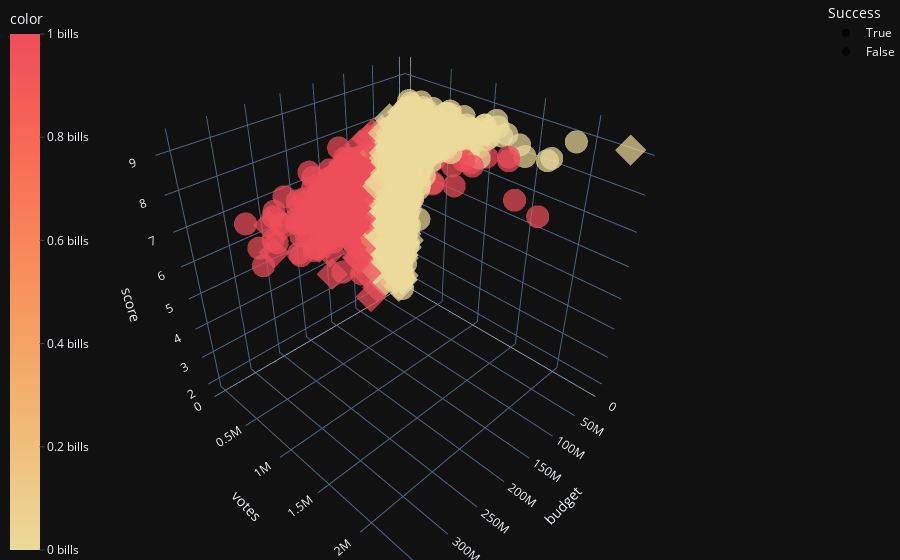
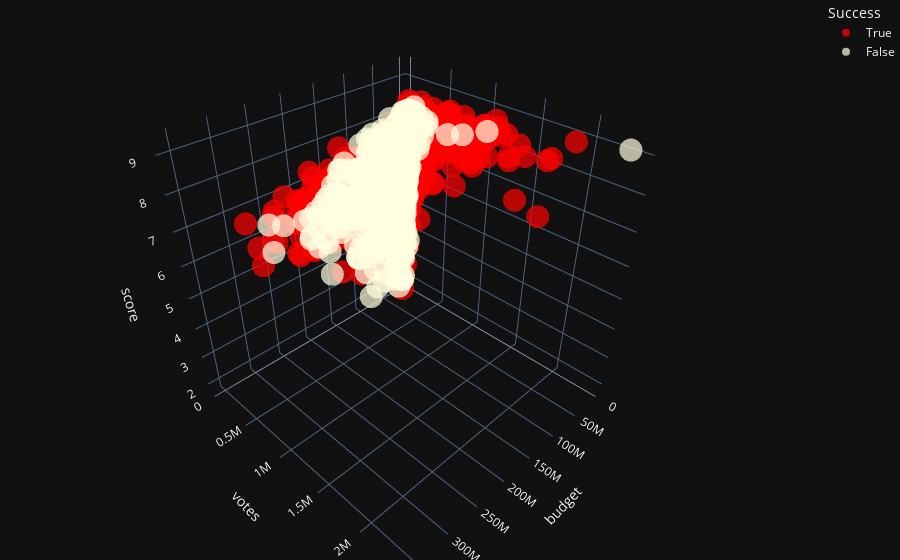

These figures' notebook cell, in order:
### Markdown cell above
As seen from above, after using the Elbow method, it can be seen that the best number of cluster is 3 as that is the turning points. Silhouette coefficient values indicates whether the samples are closer to their clusters than they are to other clusters. The silhouette value ranges between -1 and 1. The silhouette value calculated is at 0.0.559, which is rather high and hence, the clusters are generally well separated. 

However, for our specific problem, we have already identified 2 main clusters - Success and Failure. Hence, due to the fact that we have ground truth values, it will be better if we used them as the clusters instead, and use Adjusted Rand Index as the indicator.

### Code cell
#Using Success and Failure as the clusters
sb.set_style ("darkgrid")

kmeans = KMeans(n_clusters=2, init="k-means++", n_init= 50, max_iter=500, random_state=42)
kmeans.fit(kMeansVar)

f = px.scatter_3d(kMeansVar, 
                  x="budget",
                  y="votes",
                  z="score",
                  symbol="Success",
                  color=kmeans.labels_,
                  color_continuous_scale="oryel",
                  opacity=0.7,
                  title="K-Means",
                  template="plotly_dark")
f.update_layout(margin=dict(l=0, r=0, b=0, t=0), coloraxis_colorbar=dict(yanchor="top", y=1, x=0, ticks="outside", ticksuffix=" bills"))
f.show()

f = px.scatter_3d(kMeansVar, 
                  x="budget",
                  y="votes",
                  z="score",
                  color="Success",
                  color_discrete_sequence=["#FF0000", "#FFFFE0"],
                  opacity=0.7,
                  title="Ground Truth Values",
                  template="plotly_dark")
f.update_layout(margin=dict(l=0, r=0, b=0, t=0))
f.show()

print("Adjusted Rand Index: {}".format(adjusted_rand_score(kMeansVar["Success"], kmeans.labels_)))

"""
#3D Subplots
f = make_subplots(rows=1, cols=2, specs=[[{'type': 'scene'}, {'type': 'scene'}]])
f.add_trace(go.Scatter3d(x=kMeansVar["budget"], 
                         y=kMeansVar["votes"], 
                         z=kMeansVar["score"], 
                         mode="markers",
                         marker=dict(size=12, color=kmeans.labels_, opacity=0.7)
                         ), 
            row=1, col=1)
f.add_trace(go.Scatter3d(x=kMeansVar["budget"], 
                         y=kMeansVar["votes"], 
                         z=kMeansVar["score"], 
                         mode="markers",
                         marker=dict(size=12, color=kMeansVar["Success"], opacity=0.7)
                         ), 
            row=1, col=2)
f.show()

#3D Plots
f = plt.figure(figsize = (24, 18))
axes = f.add_subplot(121, projection = "3d")
axes.scatter(kMeansVar["budget"], kMeansVar["votes"], kMeansVar["score"], c=["r" if i==1 else "b" for i in kmeans.labels_])
axes.set_title("K-Means")
axes.set_xlabel("budget")
axes.set_ylabel("votes")
axes.set_zlabel("score")

axes = f.add_subplot(122, projection = "3d")
axes.scatter(kMeansVar["budget"], kMeansVar["votes"], kMeansVar["score"], c=["r" if i==1 else "b" for i in kMeansVar["Success"]])
axes.set_title("Ground Truth Values")
axes.set_xlabel("budget")
axes.set_ylabel("votes")
axes.set_zlabel("score")

#2D Plots
kMeansVar = kMeansVar.assign(predicted_cluster=kmeans.labels_)
f, axes = plt.subplots(1, 3, figsize=(16, 12))
#plt.axis([0, 200000000, 0, 500000000])
sb.scatterplot(x="budget", y="gross", data=kMeansVar, s=50, hue="predicted_cluster", style="Success", ax=axes[0])
sb.scatterplot(x="votes", y="gross", data=kMeansVar, s=50, hue="predicted_cluster", style="Success", ax=axes[1])
sb.scatterplot(x="score", y="gross", data=kMeansVar, s=50, hue="predicted_cluster", style="Success", ax=axes[2])
"""
print()

### Figure 1 — Plotly figure (JSON) as saved in the notebook; plotly's stock layout.template omitted (floating-point values rounded to 4 significant figures; data arrays with more than 128 entries replaced by an {"elided": "..."} marker saying what was removed)
{"data": [{"hovertemplate": "Success=True<br>budget=%{x}<br>votes=%{y}<br>score=%{z}<br>color=%{marker.color}<extra></extra>", "legendgroup": "True", "marker": {"color": {"elided": "3070 int values"}, "coloraxis": "coloraxis", "opacity": 0.7, "symbol": "circle"}, "mode": "markers", "name": "True", "scene": "scene", "showlegend": true, "type": "scatter3d", "x": {"elided": "3070 int values"}, "y": {"elided": "3070 int values"}, "z": {"elided": "3070 float values"}}, {"hovertemplate": "Success=False<br>budget=%{x}<br>votes=%{y}<br>score=%{z}<br>color=%{marker.color}<extra></extra>", "legendgroup": "False", "marker": {"color": {"elided": "2366 int values"}, "coloraxis": "coloraxis", "opacity": 0.7, "symbol": "diamond"}, "mode": "markers", "name": "False", "scene": "scene", "showlegend": true, "type": "scatter3d", "x": {"elided": "2366 int values"}, "y": {"elided": "2366 int values"}, "z": {"elided": "2366 float values"}}], "layout": {"autosize": true, "coloraxis": {"colorbar": {"ticks": "outside", "ticksuffix": " bills", "title": {"text": "color"}, "x": 0, "y": 1, "yanchor": "top"}, "colorscale": [[0, "rgb(236, 218, 154)"], [0.1667, "rgb(239, 196, 126)"], [0.3333, "rgb(243, 173, 106)"], [0.5, "rgb(247, 148, 93)"], [0.6667, "rgb(249, 123, 87)"], [0.8333, "rgb(246, 99, 86)"], [1, "rgb(238, 77, 90)"]]}, "legend": {"title": {"text": "Success"}, "tracegroupgap": 0}, "margin": {"b": 0, "l": 0, "r": 0, "t": 0}, "scene": {"aspectmode": "auto", "aspectratio": {"x": 1, "y": 1, "z": 1}, "domain": {"x": [0, 1], "y": [0, 1]}, "xaxis": {"title": {"text": "budget"}, "type": "linear"}, "yaxis": {"title": {"text": "votes"}, "type": "linear"}, "zaxis": {"title": {"text": "score"}, "type": "linear"}}, "title": {"text": "K-Means"}}}

### Figure 2 — Plotly figure (JSON) as saved in the notebook; plotly's stock layout.template omitted (floating-point values rounded to 4 significant figures; data arrays with more than 128 entries replaced by an {"elided": "..."} marker saying what was removed)
{"data": [{"hovertemplate": "Success=True<br>budget=%{x}<br>votes=%{y}<br>score=%{z}<extra></extra>", "legendgroup": "True", "marker": {"color": "#FF0000", "opacity": 0.7, "symbol": "circle"}, "mode": "markers", "name": "True", "scene": "scene", "showlegend": true, "type": "scatter3d", "x": {"elided": "3070 int values"}, "y": {"elided": "3070 int values"}, "z": {"elided": "3070 float values"}}, {"hovertemplate": "Success=False<br>budget=%{x}<br>votes=%{y}<br>score=%{z}<extra></extra>", "legendgroup": "False", "marker": {"color": "#FFFFE0", "opacity": 0.7, "symbol": "circle"}, "mode": "markers", "name": "False", "scene": "scene", "showlegend": true, "type": "scatter3d", "x": {"elided": "2366 int values"}, "y": {"elided": "2366 int values"}, "z": {"elided": "2366 float values"}}], "layout": {"autosize": true, "legend": {"title": {"text": "Success"}, "tracegroupgap": 0}, "margin": {"b": 0, "l": 0, "r": 0, "t": 0}, "scene": {"aspectmode": "auto", "aspectratio": {"x": 1, "y": 1, "z": 1}, "domain": {"x": [0, 1], "y": [0, 1]}, "xaxis": {"title": {"text": "budget"}, "type": "linear"}, "yaxis": {"title": {"text": "votes"}, "type": "linear"}, "zaxis": {"title": {"text": "score"}, "type": "linear"}}, "title": {"text": "Ground Truth Values"}}}
